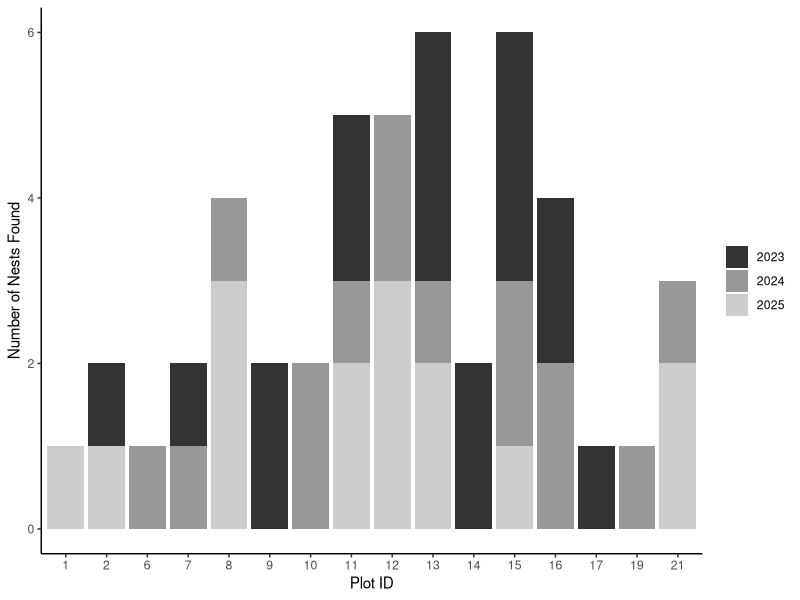
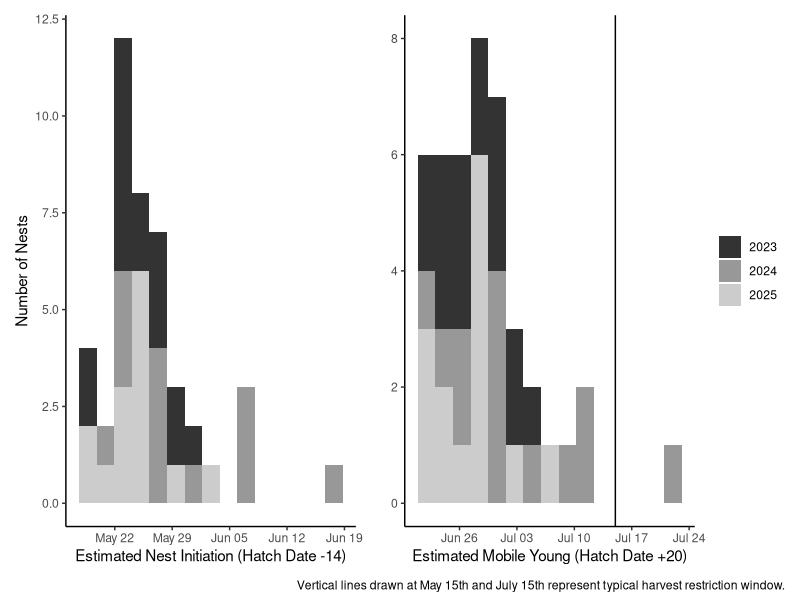
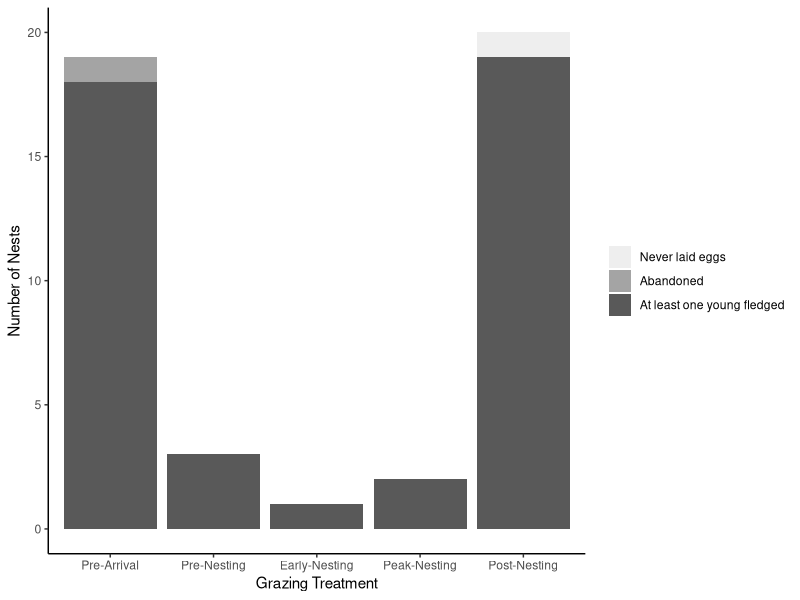
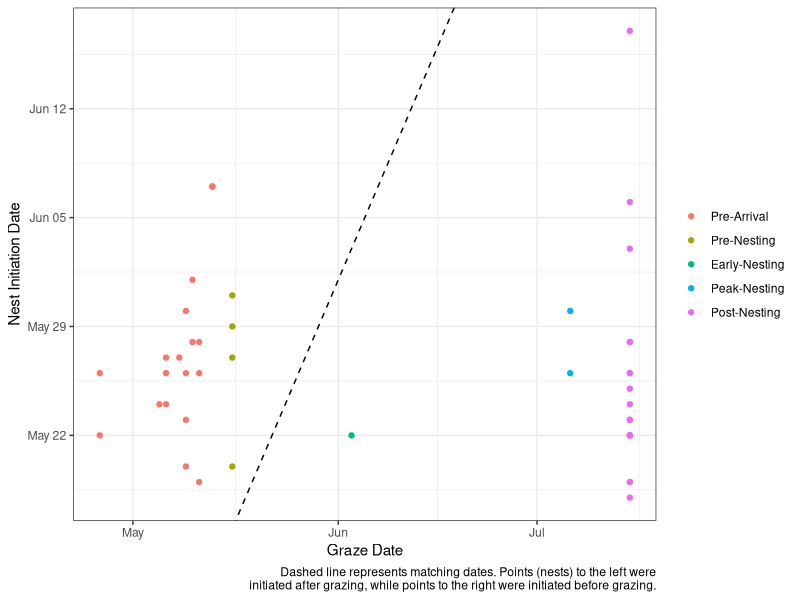
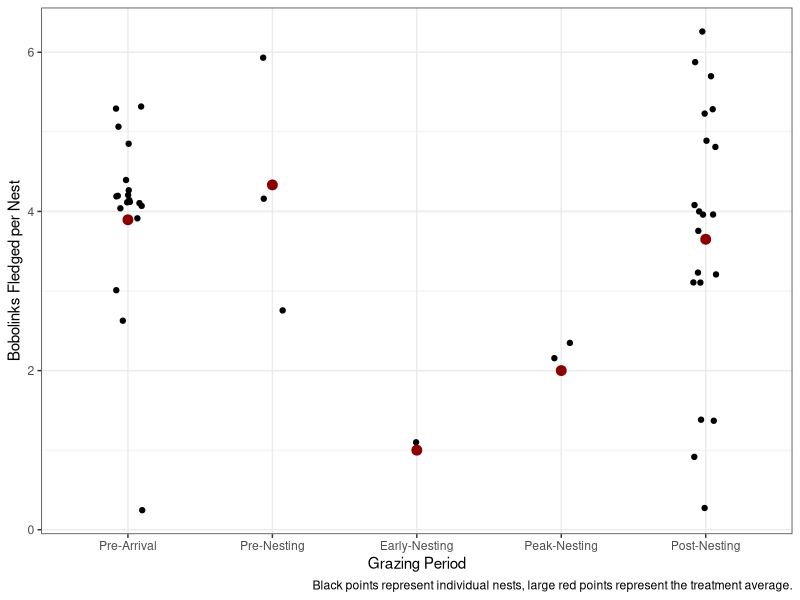
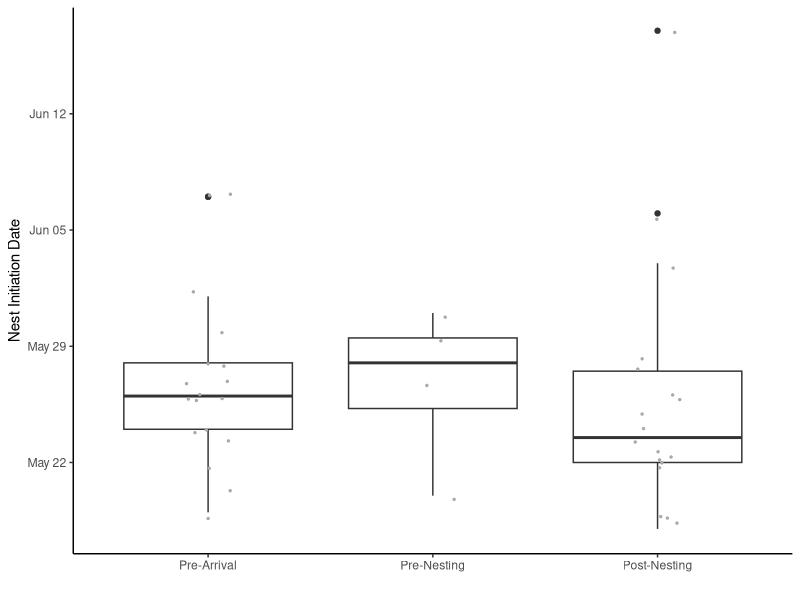
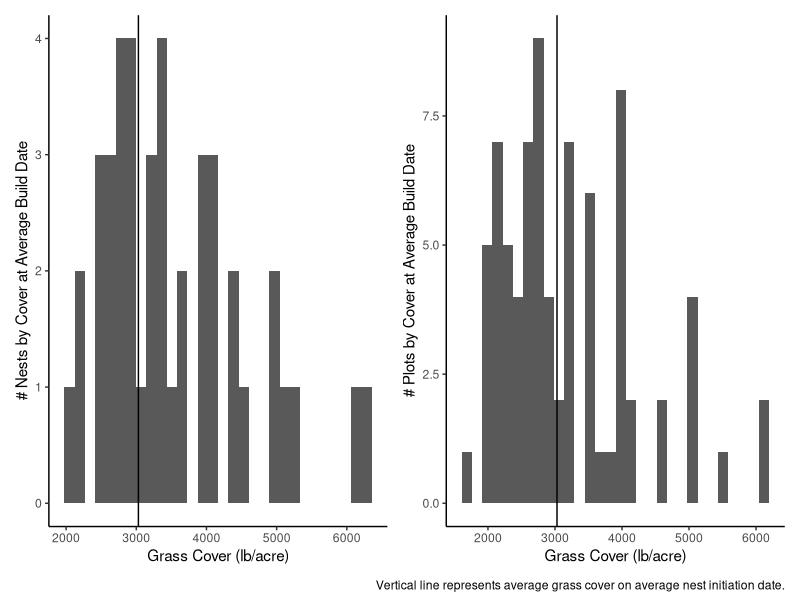
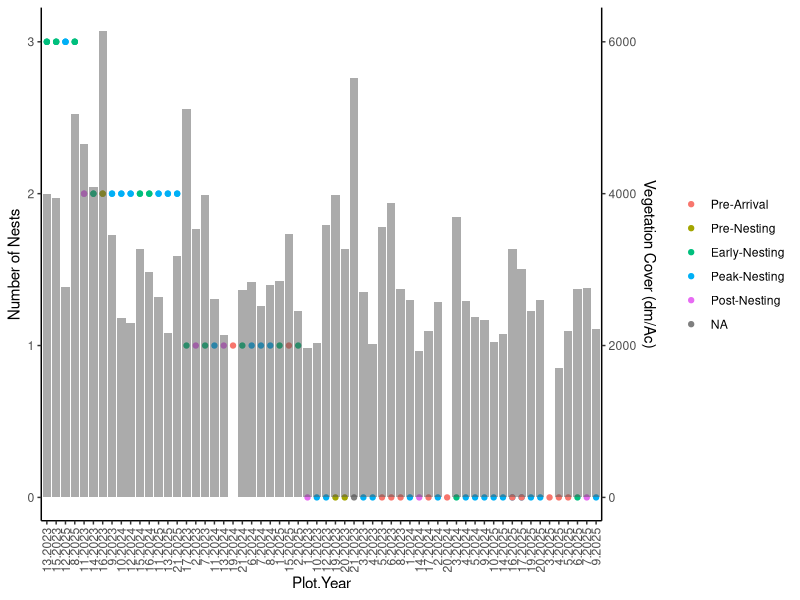

The R source for these figures, in order:
## ---- chunk 1
library(tidyverse)
library(readr)
library(dplyr)
library(lubridate)
library(patchwork)

#read in files. remember to get them in a working directory first. notes on what each are in email
plots<-read_csv("data/plot_key.csv")%>%
  mutate(cows_in=mdy(cows_in), cows_out=mdy(cows_out))%>%
  mutate(cows_out_nodate=update(cows_out, year=2000))
nests<-read_csv("data/nest_summary.csv")%>%
  mutate(found_date=mdy(found_date),
         build_date=mdy(build_date),
         egg_date=mdy(egg_date),
         hatch_date_key=mdy(hatch_date_key),
         fledge_date=mdy(fledge_date),
         mobile_date=mdy(mobile_date))%>%
  filter(is.na(field), #remove nests not in GP
         is.na(in_study), #remove nests in GP but not in a plot
         is.na(confirmed), #remove 'presumed' but not found nests
         species=="Bobolink") %>%#remove savanna sparrow nests
  select(-field, -in_study, -confirmed, -species, -22, -23)%>%
  mutate(fledge_date=hatch_date_key+10)%>%
  mutate(mobile_date=hatch_date_key+20)%>%
  mutate(egg_date=hatch_date_key-12)%>%
  mutate(build_date=hatch_date_key-14)%>%
  mutate(build_date_noyear=update(build_date, year=2000))%>%
  mutate(mobile_date_noyear=update(mobile_date, year=2000))

allnests<-left_join(nests, plots) #joins the plot and nest dataframes by common variable (nestid). This copies over plot level data to the nest observations.
allnests$trt_actual<-factor(allnests$trt_actual, levels=c("pre_arrival", "pre_nesting", "early_nesting", "peak", "post_nesting"))
allnests$outcome<-factor(allnests$outcome, levels=c(NA, "Never laid eggs", "Abandoned", "At least one young fledged"))

## ---- chunk 2
#| fig-height: 4
# early nesting worked in 15 (oddly) and 19. 
ggplot(ungroup(allnests), aes(as.factor(plot), fill=interaction(as.factor(year)))) + 
  geom_bar()+xlab("Plot ID")+ylab("Number of Nests Found") +
   theme_classic() + theme(legend.title = element_blank()) + scale_fill_grey()
## ---- chunk 3
#| fig-height: 3
#map the distribution of 'build dates': 14 days prior to hatch across all three years
p1<- ggplot(nests, aes(build_date_noyear))+geom_histogram(bins=15, aes(fill=as.factor(year(nests$build_date))))+
  geom_vline(xintercept=mdy("05/15/2000"))+xlab("Estimated Nest Initiation (Hatch Date -14)")+ylab("Number of Nests") +
   theme_classic() + theme(legend.title = element_blank()) + scale_fill_grey()+theme(legend.position="none")

#map the distribution of 'mobile dates': 20 days after to hatch across all three years
p2<- ggplot(nests, aes(mobile_date_noyear))+geom_histogram(bins=15, aes(fill=as.factor(year(nests$build_date))))+
  geom_vline(xintercept=mdy("07/15/2000"))+xlab("Estimated Mobile Young (Hatch Date +20)")+ylab("")+
   theme_classic() + theme(legend.title = element_blank()) + scale_fill_grey()

p1+p2+plot_annotation(caption="Vertical lines drawn at May 15th and July 15th represent typical harvest restriction window.")
## ---- chunk 4
#| fig-height: 3

#number of nests (pre, post > pre nest > others)
ggplot(filter(allnests, !is.na(outcome)), aes(trt_actual))+geom_bar(aes(alpha=outcome))+ylab("Number of Nests")+xlab("Grazing Treatment")+
  scale_x_discrete(labels = c("Pre-Arrival", "Pre-Nesting", "Early-Nesting", "Peak-Nesting", "Post-Nesting"))+
   theme_classic() + theme(legend.title = element_blank())

## ---- chunk 5
# cows by start date . almost all nests were started after cows left (left of the line).
# one was started before cows left (it survived them going through) - 1wk prior. (show other examples where trampled though)
# the last two were grazed after the nest was basically done.  
ggplot(allnests, aes(cows_out_nodate, build_date_noyear,  color=trt_actual)) +
  geom_point() + geom_abline(intercept = 0, slope = 1, color = "black", linetype = "dashed") +
  xlab("Graze Date")+ ylab ("Nest Initiation Date")+theme_bw() + theme(legend.title = element_blank())+scale_color_discrete(labels = c("Pre-Arrival", "Pre-Nesting", "Early-Nesting", "Peak-Nesting", "Post-Nesting"))+labs(caption="Dashed line represents matching dates. Points (nests) to the left were\n initiated after grazing, while points to the right were initiated before grazing.")


## ---- chunk 6
ggplot((allnests), aes(trt_actual, as.numeric(num_fledged)))+
 geom_jitter(width=.1)+stat_summary(fun="mean", geom="point", color="darkred", size=3)+
  xlab("Grazing Period") + ylab("Bobolinks Fledged per Nest") +theme_bw()+
  scale_x_discrete(labels = c("Pre-Arrival", "Pre-Nesting", "Early-Nesting", "Peak-Nesting", "Post-Nesting"))+labs(caption="Black points represent individual nests, large red points represent the treatment average.")
## ---- chunk 7
ggplot(filter(allnests, trt_actual!="early_nesting"&trt_actual!="peak"), aes( trt_actual, build_date_noyear))+
  geom_boxplot(aes())+geom_jitter(width=.1, size=.5, color="darkgrey")+
  scale_x_discrete(labels = c("Pre-Arrival", "Pre-Nesting", "Post-Nesting"))+
  ylab("Nest Initiation Date") +xlab("") +theme_classic()
## ---- chunk 8
library(tidyverse)
library(lubridate)
library(readxl)
library(zoo)

platemeter_all<-read_csv("data/platemeter_all.csv")

#interpolate grass heights in each plot in each date
cowdates<-select(plots, plot, cows_in, cows_out)%>%
  pivot_longer(cols=cows_in:cows_out, names_to = "type", values_to = "date")%>%
  mutate(cover=NA)%>%
  filter(type!="cows_in")%>%
  rbind(mutate(platemeter_all, type="platemeter"))%>%
  arrange(plot, date, type)%>%
  mutate(year=year(date))%>%
  group_by(plot, year)%>%
  filter(!is.na(year))%>%
  fill(cover, .direction="up")%>%
 complete(date=seq(min(date, na.rm=T), max(date, na.rm=T), by="day"))%>%
  mutate(harvest_cycle=ifelse(type=="cows_out", 1, NA))%>%
  fill(harvest_cycle)%>%
  mutate(harvest_cycle=ifelse(is.na(harvest_cycle), 0, 1))%>%
  mutate(type=ifelse(is.na(type), "int", type))%>%
#  select(-type)%>%
  unique()%>%
  group_by(plot, year, harvest_cycle)%>%
  mutate(int_cover=na.approx(cover, na.rm=F))%>% #use column int_cover
  mutate(date_noyear=update(date, year=2000))%>%
  mutate(plot=as.factor(plot))

#pull relevant nest data for build dates
grass_build<-select(allnests, nest_id, year, plot, outcome, build_date, hatch_date_key, fledge_date, num_eggs, num_fledged, trt_actual)%>%
  mutate(date=build_date, plot=as.character(plot))%>%
  left_join(cowdates)

#how much grass in plots on average build date: how many nests in each plot. arrange by descending grass cover. 
avg_build<-filter(cowdates, date_noyear==ymd("2000/05/26"))%>%
  mutate(year=year(date))%>%
  left_join(select(allnests, nest_id, year, plot, num_fledged)%>%mutate(plot=as.character(plot)))%>%
  mutate(count=ifelse(is.na(nest_id),0,1))%>%
  group_by(year, plot)%>%
  mutate(sum=sum(count))%>%
  left_join(select(mutate(plots, plot=as.factor(plot)), plot, year, trt_actual))

#pull relevant nest data for hatch dates
grass_hatch<-select(allnests, nest_id, year, plot, outcome, build_date, hatch_date_key, fledge_date, num_eggs, num_fledged, trt_actual)%>%
  mutate(date=hatch_date_key, plot=as.character(plot))%>%
  left_join(cowdates)


#how much grass in plots on avg. hatch date
avg_hatch<-filter(cowdates, date_noyear==ymd("2000/06/10"))%>%
  mutate(year=year(date))%>%
  left_join(select(allnests, nest_id, year, plot)%>%mutate(plot=as.character(plot)))%>%
  mutate(count=ifelse(is.na(nest_id),0,1))%>%
  group_by(year, plot)%>%
  mutate(sum=sum(count))%>%
  left_join(select(mutate(plots, plot=as.factor(plot)), plot, year, trt_actual))

## ---- chunk 9
#| fig-height: 4

#histogram of how much cover was present when nest was built (~3000)
p1<-ggplot(grass_build, aes(int_cover)) +geom_histogram(aes()) + theme_classic()+
  geom_vline(xintercept = 3030) + ylab("# Nests by Cover at Average Build Date")+xlab("Grass Cover (lb/acre)")


p3<- ggplot(avg_build, aes(int_cover)) +geom_histogram() +theme_classic()+geom_vline(xintercept=3030)+ylab("# Plots by Cover at Average Build Date")+xlab("Grass Cover (lb/acre)")

 p1 + p3+plot_annotation(caption="Vertical line represents average grass cover on average nest initiation date.")

## ---- chunk 10

ggplot(avg_build, aes(fct_reorder(interaction(plot, year), sum, .desc=T),sum))+geom_point(stat="identity", aes(color=trt_actual))+theme_classic()+
  geom_bar(stat="summary", fun="mean", aes(y=int_cover/2000), alpha=.5)+
  theme(axis.text.x = element_text(angle = 90, vjust = 0.5, hjust = 1))+
  scale_y_continuous(
        name = "Number of Nests",
        sec.axis = sec_axis( trans=~.*2000, name="Vegetation Cover (dm/Ac)")
  ) +xlab("Plot.Year")+
  scale_color_discrete(labels = c("Pre-Arrival", "Pre-Nesting", "Early-Nesting", "Peak-Nesting", "Post-Nesting"))+ theme(legend.title = element_blank())
